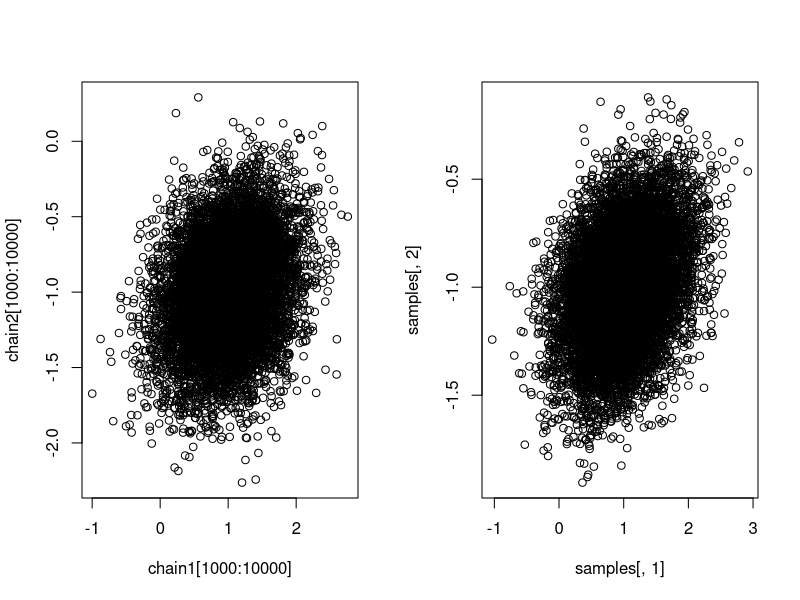

R code for this plot:
library(mvtnorm)

reps = 20000;
conditional = function(x2, mu1, mu2, sigma1, sigma2, rho) {
    output = rnorm(1, mean = mu1 + (sigma1/sigma2) * rho * (x2 - mu2), 
                   sd = sqrt((1 - rho^2)^2 * sigma1^2));
    return(output);
}

chain1 = c(0);
chain2 = c(0);
rho = 0.25;

for (i in 1:reps) {
    
    chain1[i+1] = conditional(chain2[i], 1, -1, 0.5, 0.35, 0.25);
    chain2[i+1] = conditional(chain1[i+1], -1, 1, 0.35, 0.5, 0.25);
    
}

cov = 0.25 * 0.5 * 0.35;
samples = rmvnorm(10000, mean = c(1, -1), 
                  sigma = matrix(data = c(0.5^2, cov, cov, 0.25^2), 
                                 ncol = 2, nrow = 2));
par(mfrow = c(1,2))
plot(chain1[1000:10000], chain2[1000:10000]) # plot samples
plot(samples[,1], samples[,2]) # plot actual bivariate normal
